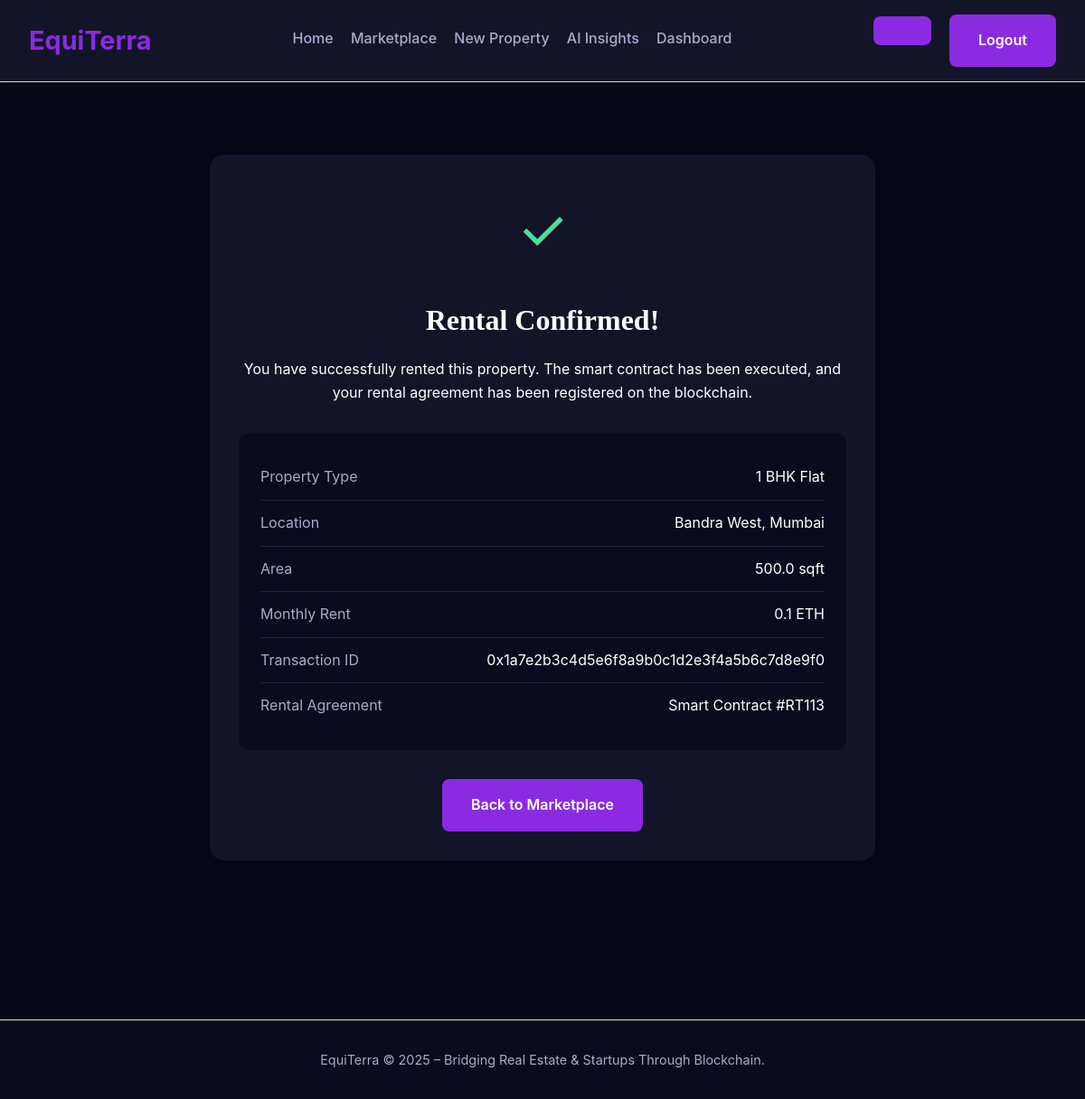
Screenshot of /property/property/1/rental/confirmation/ (signed in) with the database file from the repository.
### property/models.py (models this page shows, shortened)
class Property(models.Model):
    house_type = models.CharField(max_length=100)
    locality = models.CharField(max_length=100)
    city = models.CharField(max_length=50)
    area = models.FloatField()
    beds = models.IntegerField()
    bathrooms = models.FloatField()
    balconies = models.IntegerField()
    furnishing = models.CharField(max_length=50)
    area_rate = models.FloatField()
    owner = models.ForeignKey(User, on_delete=models.CASCADE)
    image1 = models.ImageField(upload_to='property_images/', blank=True, null=True)
    image2 = models.ImageField(upload_to='property_images/', blank=True, null=True)
    image3 = models.ImageField(upload_to='property_images/', blank=True, null=True)
    image4 = models.ImageField(upload_to='property_images/', blank=True, null=True)
    image5 = models.ImageField(upload_to='property_images/', blank=True, null=True)
    class Meta:
        abstract = True

class PropertyForRent(Property):
    rent = models.FloatField()  # Monthly rent in ETH

### property/views.py (the view)
# urls.py: path('property/<int:property_id>/rental/confirmation/', views.rental_confirmation, name='rental_confirmation'),
@login_required(login_url='/user/login/')
def rental_confirmation(request, property_id):
    property_obj = get_object_or_404(PropertyForRent, id=property_id)
    return render(request, 'rental_confirmation.html', {'property': property_obj})

### templates/rental_confirmation.html (shortened to what this page needs)
{% extends "base.html" %}
{% block content %}
<div class="confirmation-container">
    <div class="confirmation-card">
        <div class="success-icon">✓</div>
        <h1>Rental Confirmed!</h1>
        <p>You have successfully rented this property. The smart contract has been executed, and your rental agreement has been registered on the blockchain.</p>
        <div class="property-details">
            <div class="property-row">
                <span class="property-label">Property Type</span>
                <span>{{ property.house_type }}</span>
            </div>
            <div class="property-row">
                <span class="property-label">Location</span>
                <span>{{ property.locality }}, {{ property.city }}</span>
            </div>
            <div class="property-row">
                <span class="property-label">Area</span>
                <span>{{ property.area }} sqft</span>
            </div>
            <div class="property-row">
                <span class="property-label">Monthly Rent</span>
                <span>{{ property.rent }} ETH</span>
            </div>
            <div class="property-row">
                <span class="property-label">Transaction ID</span>
                <span>0x{{ property.id }}a7e2b3c4d5e6f8a9b0c1d2e3f4a5b6c7d8e9f0</span>
            </div>
            <div class="property-row">
                <span class="property-label">Rental Agreement</span>
                <span>Smart Contract #RT{{ property.id }}{{ property.owner.id }}</span>
            </div>
        </div>
        <a href="{% url 'marketplace' %}" class="button">Back to Marketplace</a>
    </div>
</div>
{% endblock %}

### templates/base.html (style rules this page uses)
:root { --primary-color: #4b3a28; --secondary-color: #c9a86b; --accent-color: #fdf8f3; --text-color: #4b443e; --text-secondary: #7b6d59; --card-bg: #fff9f2; --section-bg: #f6eee3; --border-color: #e6dac6; }
* { box-sizing: border-box; margin: 0; padding: 0; font-family: 'Inter', sans-serif; }
body { background-color: var(--accent-color); color: var(--text-color); font-size: 16px; line-height: 1.6; }
h1, h2, h3, h4, h5 { font-family: 'Georgia', serif; }
.button { padding: 0.6rem 1.2rem; background-color: var(--primary-color); color: white; border: none; border-radius: 4px; font-weight: bold; text-decoration: none; cursor: pointer; transition: background-color 0.3s ease; }

### templates/rental_confirmation.html (style rules this page uses)
:root { --primary-color: #8A2BE2; --primary-light: #9D4EDD; --dark-bg: #050714; --card-bg: #141429; --section-bg: #0A0B1E; --text-light: #FFFFFF; --text-secondary: #AAAACC; --success-color: #4EDD9D; }
body { background-color: var(--dark-bg); color: var(--text-light); font-family: 'Inter', sans-serif; }
.confirmation-container { max-width: 800px; margin: 0 auto; padding: 3rem 2rem; }
.confirmation-card { background-color: var(--card-bg); border-radius: 1rem; padding: 2rem; text-align: center; margin-bottom: 2rem; }
.success-icon { font-size: 4rem; color: var(--success-color); margin-bottom: 1.5rem; }
h1 { font-size: 2rem; font-weight: 700; margin-bottom: 1rem; }
.property-details { background-color: var(--section-bg); border-radius: 0.75rem; padding: 1.5rem; margin: 2rem 0; text-align: left; }
.property-row { display: flex; justify-content: space-between; padding: 0.75rem 0; border-bottom: 1px solid rgba(255, 255, 255, 0.1); }
.property-row:last-child { border-bottom: none; }
.property-label { color: var(--text-secondary); }
.button { display: inline-block; padding: 1rem 2rem; background-color: var(--primary-color); color: white; border: none; border-radius: 0.5rem; font-size: 1rem; font-weight: 600; cursor: pointer; text-decoration: none; transition: background-color 0.3s; }

### rows the page displays
PropertyForRent: house_type "1 BHK Flat", locality "Bandra West", city "Mumbai", area "500.0", rent "0.1", id "1", owner.id "13"
